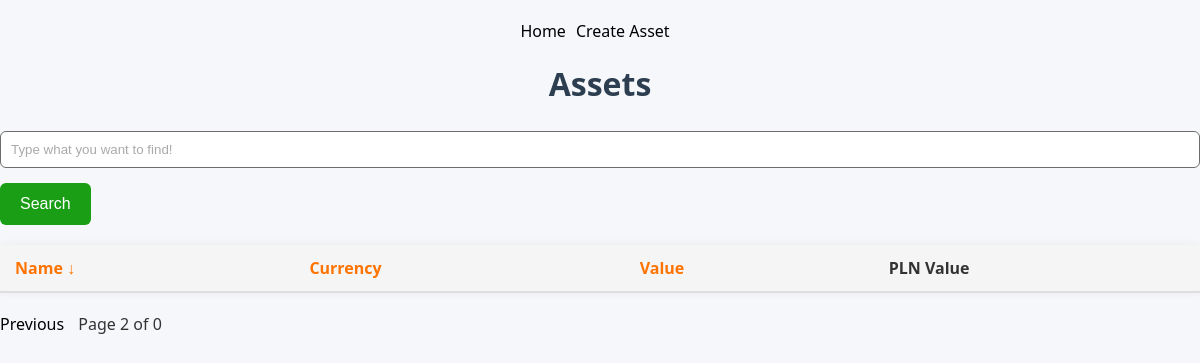
Page /assets?page=2&search=&sort=name&order=desc on the earlier database version.
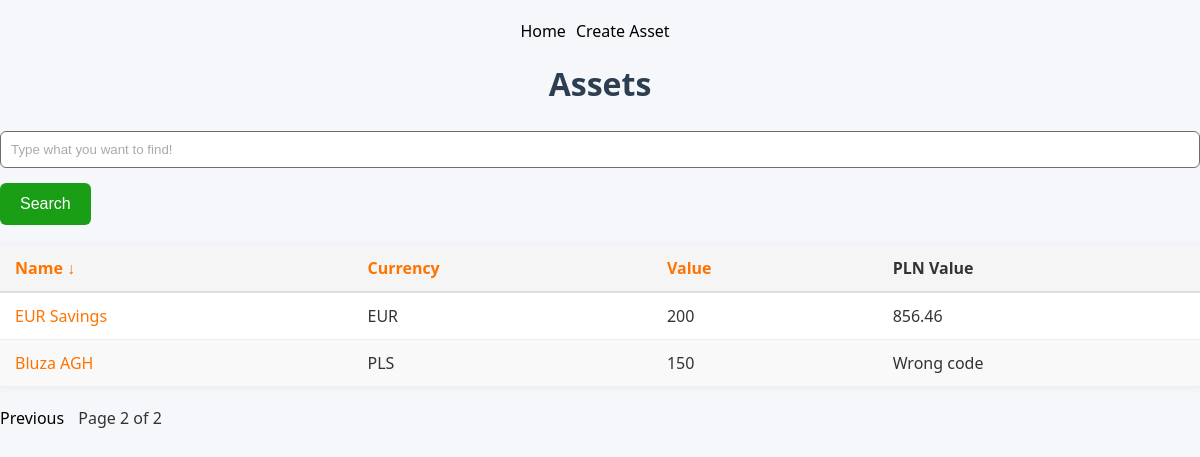
Same page on the later database version.
### base.py (models this page shows)
class Asset(db.Model): # Majątek
  __tablename__ = 'assets'
  id = db.Column(db.Integer, primary_key=True)
  name = db.Column(db.String(50), nullable=False)
  value = db.Column(db.Integer, nullable=False)
  currency = db.Column(db.String(3), nullable=False)
  is_pln = db.Column(db.Boolean, default=False)
  time_created = db.Column(db.DateTime(timezone=True), default=lambda: datetime.now(LOCAL_TIMEZONE))
  time_updated = db.Column(db.DateTime(timezone=True), onupdate=lambda: datetime.now(LOCAL_TIMEZONE))

### app.py (the view, shortened to what this page needs)
@app.route("/assets")
def asset_list():
    search = request.args.get("search", "", type=str)
    sort_by = request.args.get("sort", "name", type=str)
    order = request.args.get("order", "asc", type=str)
    page = request.args.get("page", 1, type=int)
    query = db.select(Asset)
    sort_column = getattr(Asset, sort_by, Asset.name)
    if order == "desc":
        sort_column = sort_column.desc()
    query = query.order_by(sort_column)
    assets_paginated = db.paginate(query, page=page, per_page=5, error_out=False)
    latest_date = db.session.execute(
        db.select(Rate.date).order_by(desc(Rate.date))
    ).scalars().first()
    rate_map = {}
    if latest_date:
        rates = db.session.execute(
            db.select(Rate).filter(Rate.date == latest_date)
        ).scalars().all()
        rate_map = {rate.code: rate.rate for rate in rates}
    asset_data = []
    for asset in assets_paginated.items:
        pln_value = asset.value
        if not asset.is_pln:
            rate = rate_map.get(asset.currency)
            if rate:
                pln_value = round(asset.value * rate, 2)
            elif asset.currency == "":
                pln_value = "Missing code"
            else:
                pln_value = 'Wrong code'
        asset_data.append((asset, pln_value))
    return render_template('asset/list.html',
                           assets=asset_data,
                           pagination=assets_paginated,
                           search=search,
                           sort=sort_by,
                           order=order)

### templates/asset/list.html (shortened to what this page needs)
<!DOCTYPE html>
<html lang="en">
<head>
    <link rel="stylesheet" href="{{ url_for('static', filename='style.css') }}">
</head>
<body>
    <div class="nav-buttons">
        <a href="{{ url_for('home') }}">Home</a>
        <a href="{{ url_for('asset_create') }}">Create Asset</a>
    </div>
    <h1>Assets</h1>
<form method="get" action="{{ url_for('asset_list') }}">
    <input type="text" name="search" placeholder="Type what you want to find!" value="{{ search }}">
    <button type="submit">Search</button>
</form>
<table id = 'data' class="table-striped">
    <thead>
    <tr>
        {% for col in ["name", "currency", "value"] %}
            <th>
                <a href="{{ url_for('asset_list', search=search, sort=col, order='asc' if order=='desc' or sort != col else 'desc') }}">
                    {{ col.capitalize() }}
                    {% if sort == col %}
                        {{ "↑" if order == "asc" else "↓" }}
                    {% endif %}
                </a>
            </th>
        {% endfor %}
        <th>PLN Value</th>
    </tr>
    </thead>
    <tbody>
    {% for asset, pln_value in assets %}
        <tr>
            <td><a href="{{ url_for('asset_detail', id=asset.id) }}">{{ asset.name }}</a></td>
            <td>{{ asset.currency }}</td>
            <td>{{ asset.value }}</td>
            <td>{{ pln_value }}</td>
        </tr>
    {% endfor %}
    </tbody>
</table>
    <div class="pagination">
        {% if pagination.has_prev %}
            <a href="{{ url_for('asset_list', page=pagination.prev_num, search=search, sort=sort, order=order) }}">Previous</a>
        {% endif %}
        <span>Page {{ pagination.page }} of {{ pagination.pages }}</span>
    </div>
</body>
</html>

Differences in the rows shown:
added Asset: name "EUR Savings", currency "EUR", value "200", pln_value "856.46"
added Asset: name "Bluza AGH", currency "PLS", value "150", pln_value "Wrong code"
Other differences:
{{ pagination.pages }}: "0" → "2"
